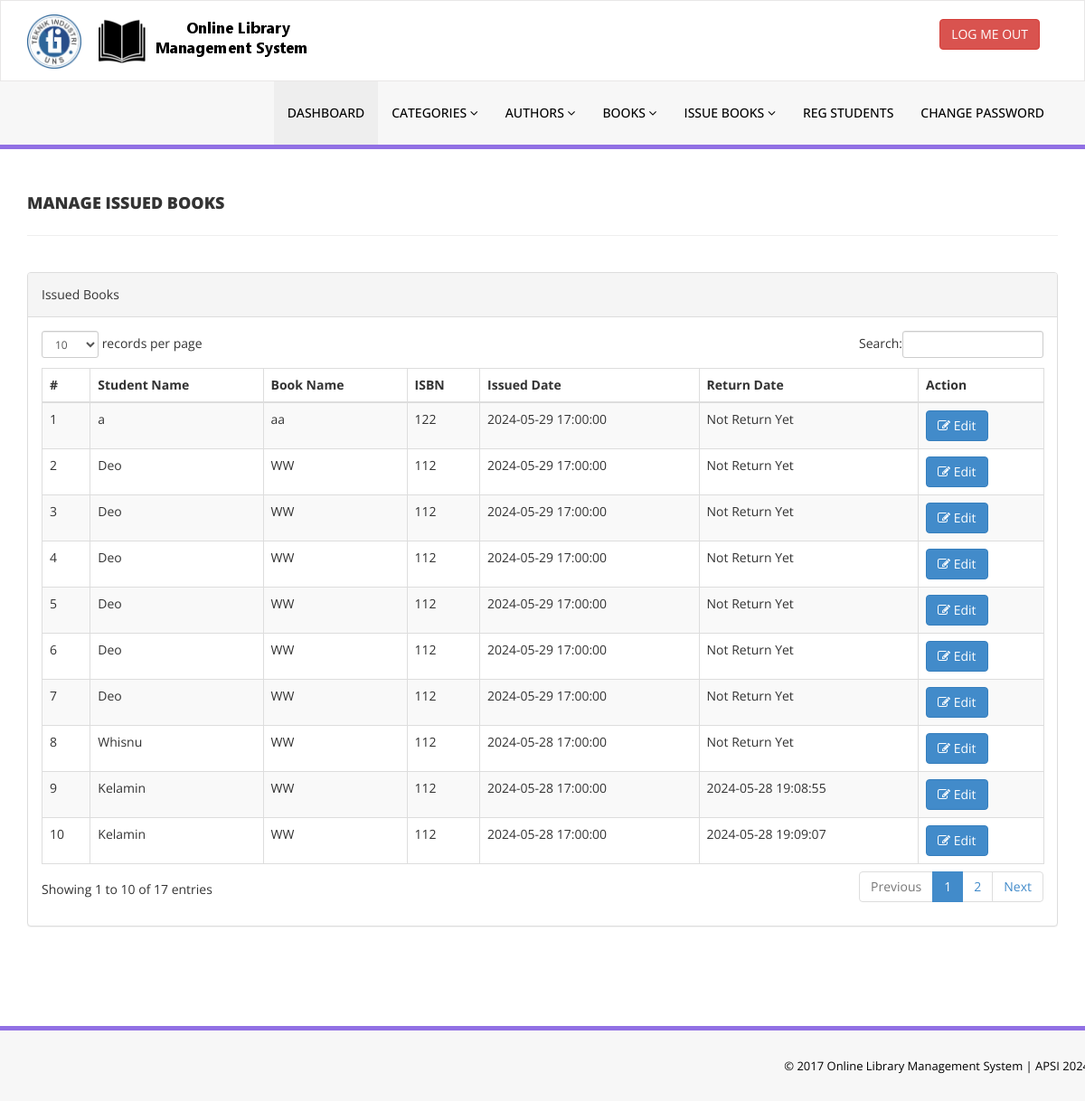
/library/admin/manage-issued-books.php (signed in), run on the app's committed database.
### tables this page shows
CREATE TABLE IF NOT EXISTS `tblissuedbookdetails` (
  `id` int NOT NULL AUTO_INCREMENT,
  `BookId` int DEFAULT NULL,
  `StudentID` varchar(150) DEFAULT NULL,
  `IssuesDate` timestamp NULL DEFAULT CURRENT_TIMESTAMP,
  `ReturnDate` timestamp NULL DEFAULT NULL ON UPDATE CURRENT_TIMESTAMP,
  `RetrunStatus` int DEFAULT NULL,
  `fine` int DEFAULT NULL,
  PRIMARY KEY (`id`)
);

CREATE TABLE IF NOT EXISTS `tblstudents` (
  `id` int NOT NULL AUTO_INCREMENT,
  `StudentId` varchar(100) DEFAULT NULL,
  `FullName` varchar(120) DEFAULT NULL,
  `NIMId` varchar(120) DEFAULT NULL,
  `MobileNumber` char(11) DEFAULT NULL,
  `Password` varchar(120) DEFAULT NULL,
  `Status` int DEFAULT NULL,
  `RegDate` timestamp NULL DEFAULT CURRENT_TIMESTAMP,
  `UpdationDate` timestamp NULL DEFAULT NULL ON UPDATE CURRENT_TIMESTAMP,
  PRIMARY KEY (`id`),
  UNIQUE KEY `StudentId` (`StudentId`)
);

CREATE TABLE IF NOT EXISTS `tblbooks` (
  `id` int NOT NULL AUTO_INCREMENT,
  `BookName` varchar(255) DEFAULT NULL,
  `CatId` int DEFAULT NULL,
  `AuthorId` int DEFAULT NULL,
  `ISBNNumber` int DEFAULT NULL,
  `BookPrice` int DEFAULT NULL,
  `RegDate` timestamp NULL DEFAULT CURRENT_TIMESTAMP,
  `BookTypeId` int DEFAULT NULL,
  `UpdationDate` timestamp NULL DEFAULT NULL ON UPDATE CURRENT_TIMESTAMP,
  `path` varchar(150) DEFAULT NULL,
  `deskripsi` varchar(150) DEFAULT NULL,
  PRIMARY KEY (`id`)
);

### library/admin/manage-issued-books.php (the view, shortened to what this page needs)
<?php
include('includes/config.php');
if(strlen($_SESSION['alogin'])==0)
    {
header('location:index.php');
}
else{
    ?>
<!DOCTYPE html>
<html xmlns="http://www.w3.org/1999/xhtml">
<head>
    <link href="assets/css/bootstrap.css" rel="stylesheet" />
    <link href="assets/css/font-awesome.css" rel="stylesheet" />
    <link href="assets/js/dataTables/dataTables.bootstrap.css" rel="stylesheet" />
    <link href="assets/css/style.css" rel="stylesheet" />
</head>
<body>
<?php include('includes/header.php');?>
    <div class="content-wrapper">
         <div class="container">
        <div class="row pad-botm">
            <div class="col-md-12">
                <h4 class="header-line">Manage Issued Books</h4>
    </div>
     <div class="row">
</div>
        </div>
            <div class="row">
                <div class="col-md-12">
                    <div class="panel panel-default">
                        <div class="panel-heading">
                          Issued Books
                        </div>
                        <div class="panel-body">
                            <div class="table-responsive">
                                <table class="table table-striped table-bordered table-hover" id="dataTables-example">
                                    <thead>
                                        <tr>
                                            <th>#</th>
                                            <th>Student Name</th>
                                            <th>Book Name</th>
                                            <th>ISBN </th>
                                            <th>Issued Date</th>
                                            <th>Return Date</th>
                                            <th>Action</th>
                                        </tr>
                                    </thead>
                                    <tbody>
<?php $sql = "SELECT tblstudents.FullName,tblbooks.BookName,tblbooks.ISBNNumber,tblissuedbookdetails.IssuesDate,tblissuedbookdetails.ReturnDate,tblissuedbookdetails.id as rid from  tblissuedbookdetails join tblstudents on tblstudents.StudentId=tblissuedbookdetails.StudentId join tblbooks on tblbooks.id=tblissuedbookdetails.BookId order by tblissuedbookdetails.id desc";
$query = $dbh -> prepare($sql);
$query->execute();
$results=$query->fetchAll(PDO::FETCH_OBJ);
$cnt=1;
if($query->rowCount() > 0)
{
foreach($results as $result)
{               ?>
                                        <tr class="odd gradeX">
                                            <td class="center"><?php echo htmlentities($cnt);?></td>
                                            <td class="center"><?php echo htmlentities($result->FullName);?></td>
                                            <td class="center"><?php echo htmlentities($result->BookName);?></td>
                                            <td class="center"><?php echo htmlentities($result->ISBNNumber);?></td>
                                            <td class="center"><?php echo htmlentities($result->IssuesDate);?></td>
                                            <td class="center"><?php if($result->ReturnDate=="")
                                            {
                                                echo htmlentities("Not Return Yet");
                                            } else {
                                            echo htmlentities($result->ReturnDate);
}
                                            ?></td>
                                            <td class="center">
                                            <a href="update-issue-bookdeails.php?rid=<?php echo htmlentities($result->rid);?>"><button class="btn btn-primary"><i class="fa fa-edit "></i> Edit</button>
                                            </td>
                                        </tr>
 <?php $cnt=$cnt+1;}} ?>
                                    </tbody>
                                </table>
                            </div>
                        </div>
                    </div>
                </div>
            </div>
    </div>
    </div>
  <?php include('includes/footer.php');?>
</body>
</html>
<?php } ?>

### library/admin/assets/css/style.css (style rules this page uses)
.content-wrapper { margin-top: 40px; min-height:800px; padding-bottom:90px; }
.header-line { font-weight:900; padding-bottom:25px; border-bottom:1px solid #eeeeee; text-transform:uppercase; }
.pad-botm { padding-bottom:30px; }

### data on the page
tblissuedbookdetails: tblstudents.FullName "a", BookId.BookName "aa", BookId.ISBNNumber "122", IssuesDate "2024-05-29 17:00:00"
tblissuedbookdetails: tblstudents.FullName "Deo", BookId.BookName "WW", BookId.ISBNNumber "112", IssuesDate "2024-05-29 17:00:00"
tblissuedbookdetails: tblstudents.FullName "Deo", BookId.BookName "WW", BookId.ISBNNumber "112", IssuesDate "2024-05-29 17:00:00"
tblissuedbookdetails: tblstudents.FullName "Deo", BookId.BookName "WW", BookId.ISBNNumber "112", IssuesDate "2024-05-29 17:00:00"
tblissuedbookdetails: tblstudents.FullName "Deo", BookId.BookName "WW", BookId.ISBNNumber "112", IssuesDate "2024-05-29 17:00:00"
tblissuedbookdetails: tblstudents.FullName "Deo", BookId.BookName "WW", BookId.ISBNNumber "112", IssuesDate "2024-05-29 17:00:00"
tblissuedbookdetails: tblstudents.FullName "Deo", BookId.BookName "WW", BookId.ISBNNumber "112", IssuesDate "2024-05-29 17:00:00"
tblissuedbookdetails: tblstudents.FullName "Whisnu", BookId.BookName "WW", BookId.ISBNNumber "112", IssuesDate "2024-05-28 17:00:00"
tblissuedbookdetails: tblstudents.FullName "Kelamin", BookId.BookName "WW", BookId.ISBNNumber "112", IssuesDate "2024-05-28 17:00:00", ReturnDate "2024-05-28 19:08:55"
tblissuedbookdetails: tblstudents.FullName "Kelamin", BookId.BookName "WW", BookId.ISBNNumber "112", IssuesDate "2024-05-28 17:00:00", ReturnDate "2024-05-28 19:09:07"
